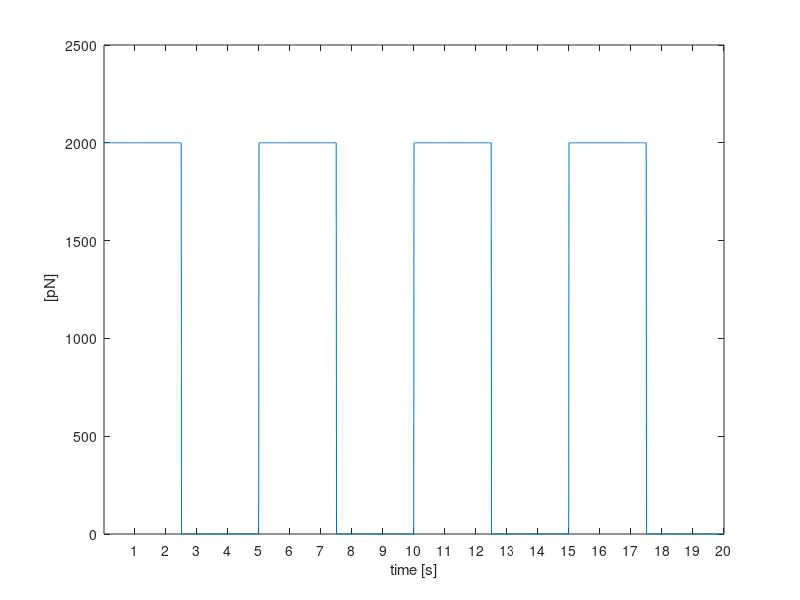

The MATLAB source for this figure: (Note: this script raises an error after producing the figure.)
% Lezione 22 - 24/05/2022
clear all
%% square wave
close all

T_cyc=5; % 5 s
N_cyc=4; % numero di cicli
t=0:0.01:T_cyc*N_cyc;
F=2000;
freq=1/T_cyc;
squareWave=F/2*(square(2*pi*freq*t,50)+1);
squareWave(end)=0;
figure;
plot(t,squareWave)
ylim([0,2500])
xlabel('time [s]')
ylabel(' [pN]')
xticks(1:1:T_cyc*N_cyc)

squareWave_smooth=smoothdata(squareWave,'gaussian',(size(t)/N_cyc)*0.05);

figure;
plot(t,squareWave)
ylim([0,2500])
xlabel('time [s]')
ylabel(' [pN]')
xticks(1:1:T_cyc*N_cyc)

derivate=[0 diff(squareWave_smooth)];
figure;
plot(t,derivate)

figure;
plot(t,squareWave_smooth)
hold on
scale=2*max(squareWave_smooth)/max(derivate);
plot(t,scale*derivate)
plot(t,squareWave)
legend({'smoothed', 'derivate with scale factor ','ideal square'},'Location','southwest')
